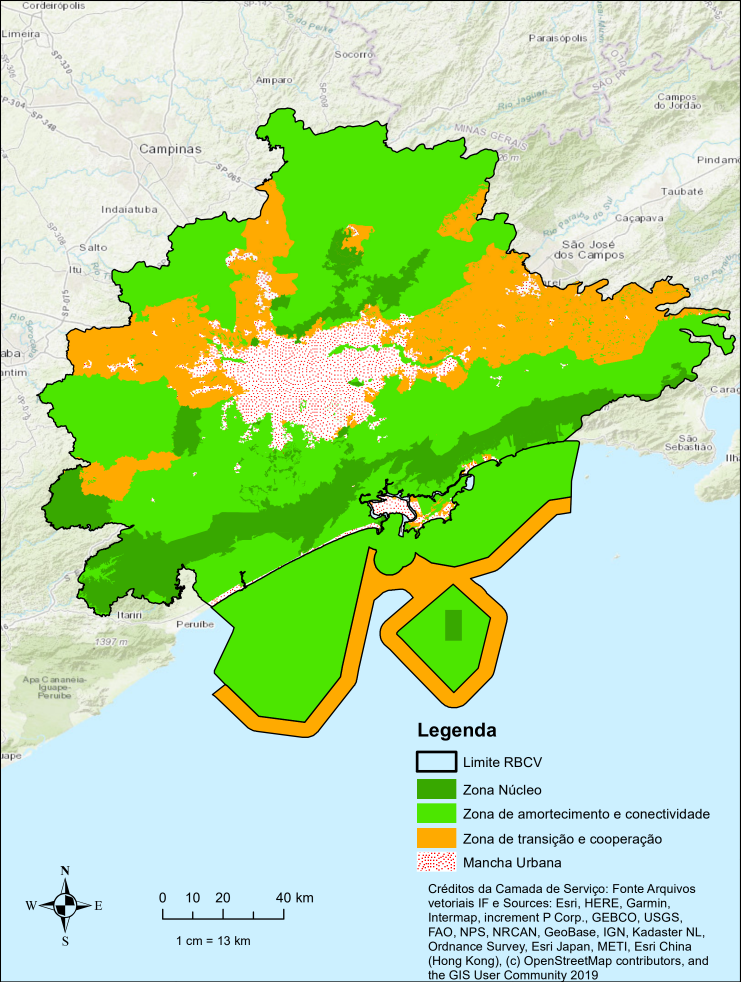
#> input picture data/rbcv_cinturao_verde_regional.png, 2222 x 2946 px, found by its file name (shown at 1/3 size)
$ python check_real_cotia.py
#> lines starting #> are read from the running program, lines starting #| are printed output that depends on the picture; after the words box and inside, x2 and y2 are one past the last pixel; in counts of white or black regions, pixels touching at a corner belong together; long printed decimals are rounded
from PIL import Image
import numpy as np

img = Image.open('data/rbcv_cinturao_verde_regional.png')
#> img is the input picture: PIL image 2222x2946 RGB; mean R, G, B 182, 220.7, 161.2
# Crop around Cotia: X from 550 to 700, Y from 1130 to 1250
crop_real_cotia = img.crop((550, 1130, 700, 1250))
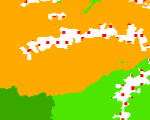
#> crop_real_cotia: PIL image 150x120 RGB; mean R, G, B 205.1, 188.8, 29.2
crop_real_cotia.save('data/crop_real_cotia.png')

arr = np.array(crop_real_cotia)
# Find white pixels (mancha urbana) and red pixels
red_mask = (arr[:, :, 0] > 180) & (arr[:, :, 1] < 70) & (arr[:, :, 2] < 70)
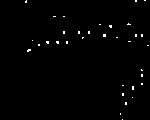
#> red_mask: shape (120, 150) bool; 0.86% white in thin lines or dots, all inside (x1, y1, x2, y2) = (25, 0, 149, 120)
white_mask = (arr[:, :, 0] > 230) & (arr[:, :, 1] > 230) & (arr[:, :, 2] > 230)
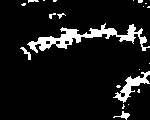
#> white_mask: shape (120, 150) bool; 9.2% white; 21 white regions (14 under 20 px), largest, box (x1, y1, x2, y2) and area: (27, 23, 150, 53) 1066, (113, 71, 150, 103) 347, (113, 111, 130, 120) 55

y_red, x_red = np.where(red_mask)
#> y_red = 155 values from 0 to 119; x_red = 155 values, max 148 at index 106, min 25 at index 5, mean 96.22
y_white, x_white = np.where(white_mask)
#> y_white = 1654 values from 0 to 119; x_white = 1654 values, max 149 at index 60, min 20 at index 1125, mean 94.61

print(f"In real Cotia window (X 550-700, Y 1130-1250):")
print(f"  Red pixels: {len(x_red)}")
#|   Red pixels: 155
print(f"  White pixels: {len(x_white)}")
#|   White pixels: 1654

if len(x_red) > 0:
    mean_x_abs = 550 + x_red.mean()
#> mean_x_abs = 646.2
    mean_y_abs = 1130 + y_red.mean()
#> mean_y_abs = 1176.8
    print(f"  Red dots centroid in image: ({mean_x_abs:.1f}, {mean_y_abs:.1f})")
#|   Red dots centroid in image: (646.2, 1176.8)

    # What (lat, lon) does this map to under current rasterBounds:
    # rasterBounds: [[-25.36436, -47.52275], [-22.44755, -45.32279]]
    cur_lon = -47.52275 + (mean_x_abs / 2222.0) * (-45.32279 - (-47.52275))
#> cur_lon = -46.88
    cur_lat = -22.44755 - (mean_y_abs / 2946.0) * (-22.44755 - (-25.36436))
#> cur_lat = -23.61
    print(f"  Maps to: Lat={cur_lat:.5f}, Lon={cur_lon:.5f}")
#|   Maps to: Lat=-23.613, Lon=-46.883
    print(f"  Real Cotia: Lat=-23.60390, Lon=-46.91890")
    print(f"  Error: Delta Lat = {cur_lat - (-23.60390):+.5f} deg, Delta Lon = {cur_lon - (-46.91890):+.5f} deg")
#|   Error: Delta Lat = -0.00876 deg, Delta Lon = +0.03596 deg
